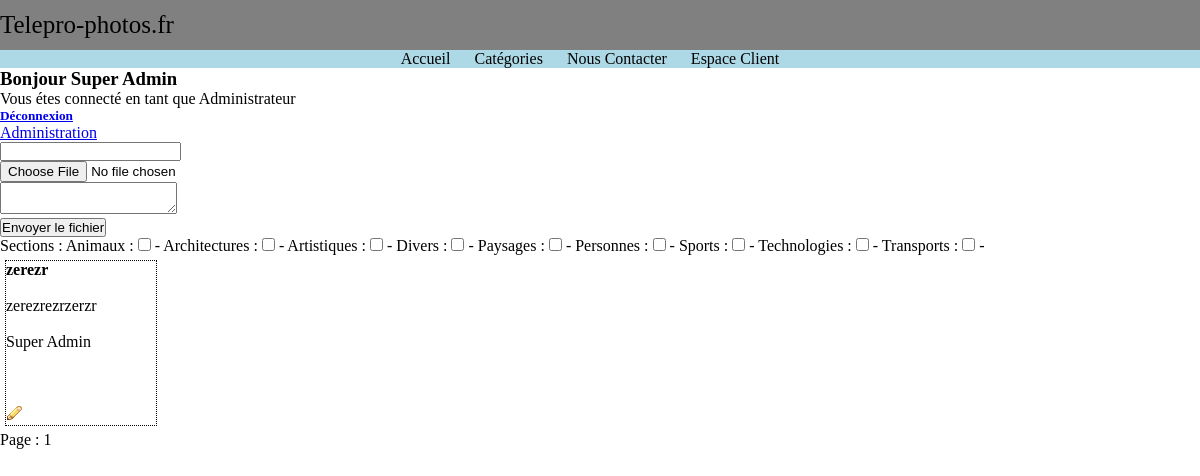
The app's page /moderation.php (signed in) with its own data.
### tables this page shows
CREATE TABLE IF NOT EXISTS `utilisateur` (
  `id` int(10) unsigned NOT NULL AUTO_INCREMENT,
  `lelogin` varchar(100) DEFAULT NULL,
  `lepass` varchar(45) DEFAULT NULL,
  `lemail` varchar(150) DEFAULT NULL,
  `lenom` varchar(80) DEFAULT NULL,
  `valide` tinyint(3) unsigned DEFAULT '1',
  `droit_id` int(10) unsigned NOT NULL,
  PRIMARY KEY (`id`),
  UNIQUE KEY `lelogin_UNIQUE` (`lelogin`),
  KEY `fk_utilisateur_droit_idx` (`droit_id`)
);

CREATE TABLE IF NOT EXISTS `rubriques` (
  `id` int(10) unsigned NOT NULL AUTO_INCREMENT,
  `lintitule` varchar(60) DEFAULT NULL,
  PRIMARY KEY (`id`)
);

CREATE TABLE IF NOT EXISTS `photo` (
  `id` int(10) unsigned NOT NULL AUTO_INCREMENT,
  `lenom` varchar(50) DEFAULT NULL,
  `lextension` char(3) DEFAULT NULL,
  `lepoids` int(10) unsigned DEFAULT NULL,
  `lalargeur` int(10) unsigned DEFAULT NULL,
  `lahauteur` int(10) unsigned DEFAULT NULL,
  `letitre` varchar(60) DEFAULT NULL,
  `ladesc` varchar(500) DEFAULT NULL,
  `affiche` smallint(5) unsigned DEFAULT '2',
  `utilisateur_id` int(10) unsigned NOT NULL,
  PRIMARY KEY (`id`),
  UNIQUE KEY `lenom_UNIQUE` (`lenom`),
  KEY `fk_photo_utilisateur1_idx` (`utilisateur_id`)
);

### includes/pagination.php (called while the page is built, shortened)
<?php
if( isset($_GET['page']) && is_numeric($_GET['page']) )
    $page = $_GET['page'];
else
    $page = 1;
$pagination = 20;
$limit_start = ($page - 1) * $pagination;
$nb_total = mysqli_query($mysqli,'SELECT COUNT(*) AS nb_total FROM photo  ');
$nb_total = mysqli_fetch_array($nb_total);
$nb_total = $nb_total['nb_total'];

### moderation.php (the view, shortened to what this page needs)
<?php
require_once 'includes/header.php';
if (!isset($_SESSION['sid']) || $_SESSION['sid'] != session_id()) {
    ?>
    <form action="" name="connection" method="POST">
        <input type="text" name="lelogin" required />
        <input type="password" name="lepass" required />
        <input type="submit" value="Connexion" />
    </form>
    <?php
} else {
    $utilisateur_query = mysqli_query($mysqli, "SELECT * FROM utilisateur where id=$_SESSION[id]");
    $utilisateur_assoc = mysqli_fetch_assoc($utilisateur_query);
    $lenom = $utilisateur_assoc['lenom'];
    echo "<h3>Bonjour " . $lenom . "</h3>";
    echo "<p>Vous étes connecté en tant que <span title='" . $_SESSION['lenom'] . "'>" . $_SESSION['nom_perm'] . "</span></p>";
    echo "<h5><a href='./includes/deconnect.php'>Déconnexion</a></h5>";
    switch ($_SESSION['laperm']) {
        case 0 :
            echo "<a href='./administration.php'>Administration</a>";
            break;
    }
    $sql = "SELECT p.*, u.lenom as ulenom, GROUP_CONCAT(r.id) AS idrub, GROUP_CONCAT(r.lintitule SEPARATOR '|||' ) AS lintitule
    FROM photo p
	LEFT JOIN photo_has_rubriques h ON h.photo_id = p.id
         INNER JOIN utilisateur u ON u.id = p.utilisateur_id
    LEFT JOIN rubriques r ON h.rubriques_id = r.id
        GROUP BY p.id
        ORDER BY p.id DESC
        LIMIT $limit_start, $pagination;
    ";
    $recup_sql = mysqli_query($mysqli, $sql) or die(mysqli_error($mysqli));
    $sql = "SELECT * FROM rubriques ORDER BY lintitule ASC;";
    $recup_section = mysqli_query($mysqli, $sql);
    ?>
    <!DOCTYPE html>
    <html>
        <head>
            <link rel="stylesheet" href="style.css" />
        </head>
        <body>
            <div id="content">
                <div id="milieu">
                    <div id="formulaire">
                        <form action="" enctype="multipart/form-data" method="POST" name="onposte">
                            <input type="text" name="letitre" required /><br/>
                            <input type="file" name="lefichier" required /><br/>
                            <textarea name="ladesc"></textarea><br/>
                            <input type="submit" value="Envoyer le fichier" /><br/>
                            Sections : <?php
    while ($ligne = mysqli_fetch_assoc($recup_section)) {
        echo $ligne['lintitule'] . " : <input type='checkbox' name='section[]' value='" . $ligne['id'] . "' > - ";
    }
    ?>
                        </form>
                    </div>
                    <div id="lesphotos">
                            <?php
                            while ($ligne = mysqli_fetch_assoc($recup_sql)) {
                                echo "<div class='miniatures'>";
                                echo "<h4>" . $ligne['letitre'] . "</h4>";
                                echo "<p>" . $ligne['ladesc'] . "<br /><br />";
                                echo "<p>" . $ligne['ulenom'] . "<br /><br />";
                                $sections = explode('|||', $ligne['lintitule']);
                                foreach ($sections AS $key => $valeur) {
                                    echo " $valeur<br/>";
                                }
                                echo"<br/><a href='modif.php?id=" . $ligne['id'] . "'><img src='img/modifier.png' alt='modifier' /></a>
                     </p>";
                                echo "</div>";
                            }
                        }
                        $nb_pages = ceil($nb_total / $pagination);
                        echo "<div id='pagination'>" . '<p>Page :';
                        for ($i = 1; $i <= $nb_pages; $i++) {
                            if ($i == $page)
                                echo " $i";
                            else
                                echo " <a href=\"?page=$i\">$i</a> ";
                        }
                        echo ' </p>' . "</div>";
                        ?>
                </div>
            </div>
        </div>
                    <?php
                    require_once 'includes/footer.php';

### css/style.css (style rules this page uses)
* { margin:0; padding:0; }
.miniatures { border:1px dotted black; margin: 5px; width: 150px; display:inline-block; word-wrap:break-word; vertical-align:top; }

### records on screen
utilisateur: lenom "Super Admin"
rubriques: lintitule "Animaux"
rubriques: lintitule "Architectures"
rubriques: lintitule "Artistiques"
rubriques: lintitule "Divers"
rubriques: lintitule "Paysages"
rubriques: lintitule "Personnes"
rubriques: lintitule "Sports"
rubriques: lintitule "Technologies"
rubriques: lintitule "Transports"
photo: letitre "zerezr", ladesc "zerezrezrzerzr", utilisateur.lenom "Super Admin"

### other values on screen
$_SESSION['nom_perm'] "Administrateur"
